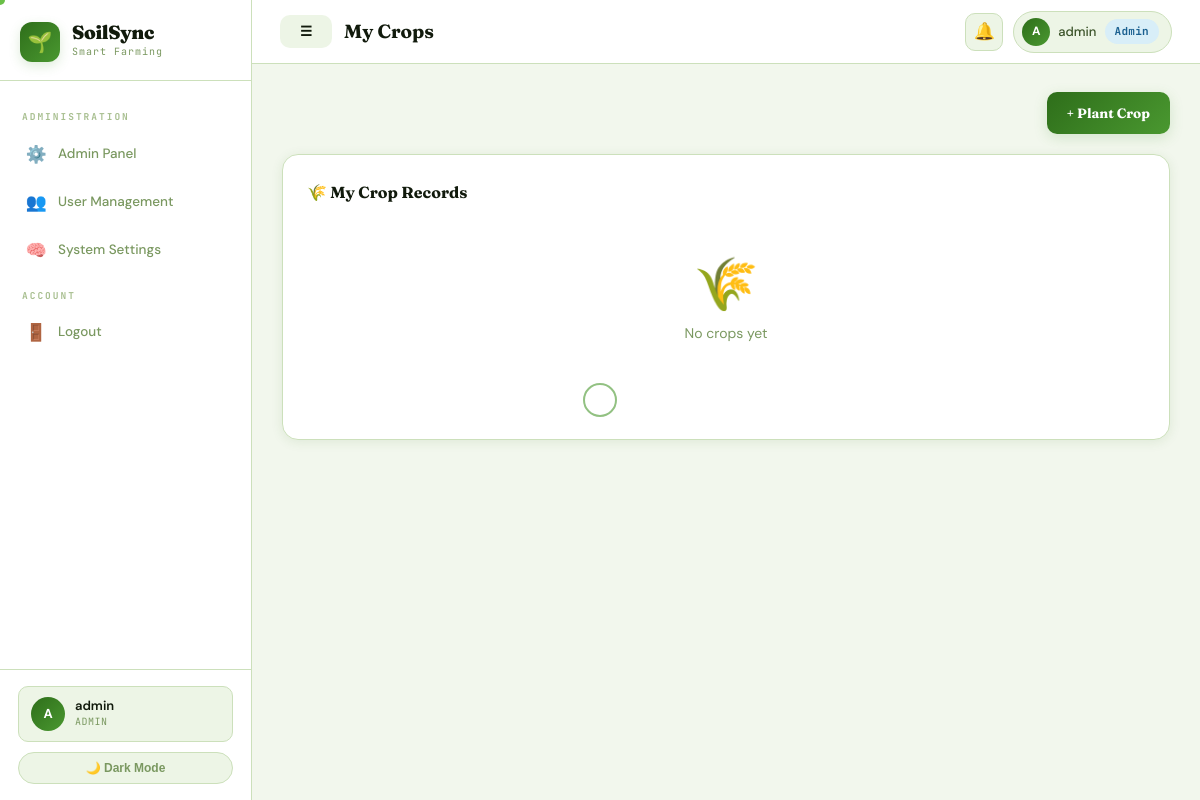
Screenshot of /crops.php (signed in) with the database file from the repository.
### tables this page shows
CREATE TABLE `users` (
  `id` int(11) NOT NULL,
  `name` varchar(100) NOT NULL,
  `phone` varchar(20) NOT NULL,
  `password` varchar(255) NOT NULL,
  `role` enum('farmer','expert','admin') DEFAULT 'farmer',
  `location_id` int(11) DEFAULT NULL,
  `created_at` timestamp NOT NULL DEFAULT current_timestamp(),
  `fc_card_number` varchar(20) DEFAULT NULL,
  `fc_category` enum('landless','marginal','small','medium','large') DEFAULT NULL,
  `fc_land_size` decimal(8,2) DEFAULT NULL,
  `fc_bank_account` varchar(30) DEFAULT NULL,
  `fc_registered_at` datetime DEFAULT NULL,
  `fc_phase` enum('pre_pilot','pilot','national') DEFAULT NULL
);

### db.php (called while the page is built, shortened)
<?php
function isLoggedIn(): bool {
    return isset($_SESSION['user_id']) && !empty($_SESSION['user_id']);
}
function currentUser($conn): ?array {
    $id = (int)$_SESSION['user_id'];
    $r = $conn->query("
        SELECT u.*, l.division, l.district
        FROM users u
        LEFT JOIN locations l ON u.location_id=l.id
        WHERE u.id=$id
        LIMIT 1
    ");
    return $r ? $r->fetch_assoc() : null;
}
?>

### layout.php (the view, shortened to what this page needs)
<?php
$user        = currentUser($conn);
$userName    = $user['name'] ?? 'User';
$userInitial = strtoupper(substr($userName, 0, 1));
$userRole    = $user['role'] ?? 'farmer';
$nav = [];
switch ($userRole) {
  case 'admin':
    $nav = [
      'admin' => [
        ['href'=>'admin.php','icon'=>'⚙️','label'=>'Admin Panel','key'=>'admin'],
        ['href'=>'users.php','icon'=>'👥','label'=>'User Management','key'=>'users'],
        ['href'=>'system.php','icon'=>'🧠','label'=>'System Settings','key'=>'system'],
      ],
    ];
    break;
}
?>
<!DOCTYPE html>
<html lang="en" data-theme="light">
<head>
  <link rel="stylesheet" href="style.css">
</head>
<body>
<div class="app-layout">
  <aside class="sidebar" id="sidebar">
    <div class="sidebar-logo">
      <div class="logo-badge">🌱</div>
      <div class="logo-text-wrap">
        <div class="logo-name">SoilSync</div>
        <div class="logo-tag">Smart Farming</div>
      </div>
    </div>
    <nav class="sidebar-nav">
      <?php
      $sectionLabels = [
        'main'=>'Navigation',
        'monitor'=>'Monitor',
        'resources'=>'Resources',
        'expert'=>'Expert Tools',
        'admin'=>'Administration'
      ];
      foreach ($nav as $section => $items):
      ?>
        <div class="nav-section-label">
          <?= $sectionLabels[$section] ?? ucfirst($section) ?>
        </div>
        <?php foreach ($items as $item):
          $isActive = ($activeNav ?? '') === $item['key'];
        ?>
          <a href="<?= $item['href'] ?>" class="nav-item <?= $isActive ? 'active' : '' ?>">
            <span class="nav-ic"><?= $item['icon'] ?></span>
            <span><?= $item['label'] ?></span>
          </a>
        <?php endforeach; ?>
      <?php endforeach; ?>
      <div class="nav-section-label">Account</div>
      <a href="logout.php" class="nav-item">
        <span class="nav-ic">🚪</span>
        <span>Logout</span>
      </a>
    </nav>
    <div class="sidebar-footer">
      <div class="sidebar-user">
        <div class="u-av"><?= $userInitial ?></div>
        <div>
          <div class="u-name"><?= htmlspecialchars($userName) ?></div>
          <div class="u-role"><?= ucfirst($userRole) ?></div>
        </div>
      </div>
      <button class="theme-btn" onclick="toggleTheme()">
        🌙 Dark Mode
      </button>
    </div>
  </aside>
  <div class="main-wrap">
    <header class="topbar">
      <div class="topbar-left">
        <button class="mobile-menu-btn btn" id="mobileMenuBtn">☰</button>
        <span class="topbar-title"><?= htmlspecialchars($pageTitle ?? 'Dashboard') ?></span>
      </div>
      <div class="topbar-right">
        <a href="notifications.php" class="topbar-notif-btn">
          🔔
        </a>
        <div class="topbar-user">
          <div class="t-av"><?= $userInitial ?></div>
          <span><?= htmlspecialchars(explode(' ', $userName)[0]) ?></span>
          <?php if ($userRole !== 'farmer'): ?>
            <span class="badge badge-info"><?= ucfirst($userRole) ?></span>
          <?php endif; ?>
        </div>
      </div>
    </header>
    <div class="page-body">

### rows the page displays
users: name "A", name "admin", role "ADMIN", role "Admin"

### other values shown
$sectionLabels[$section] "ADMINISTRATION"
$item['icon'] "⚙️"
$item['label'] "Admin Panel"
$item['icon'] "👥"
$item['label'] "User Management"
$item['icon'] "🧠"
$item['label'] "System Settings"
$pageTitle "My Crops"
